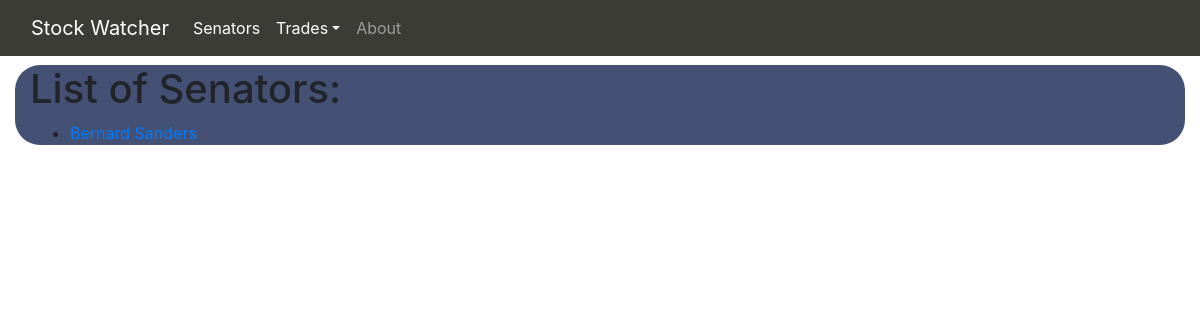
The app's page /senators/, older data.
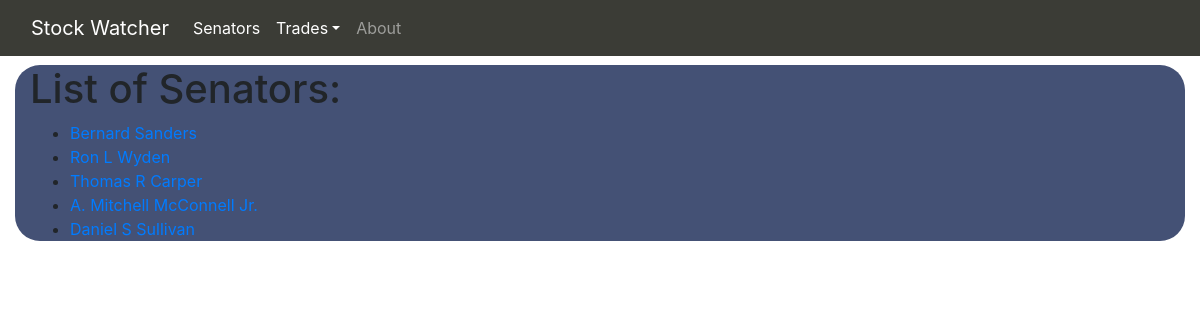
The same page, newer data.
### stocks/models.py (models this page shows)
class Senator(models.Model):
    class Answer(models.TextChoices):
        NO = 'N'
        YES = 'Y'
    class PartyChoices(models.TextChoices):
        REPUBLICAN = 'R'
        DEMOCRAT = 'D'
        INDEPENDENT = 'I'
    first_name = models.CharField(max_length=50)
    last_name = models.CharField(max_length=50)
    def __str__(self):
        return f'{self.first_name} {self.last_name}'

### stocks/views.py (the view)
# urls.py: path('senators/', views.senators, name='senators'),
def senators(request):
    context = {'senators': Senator.objects.all()}
    return render(request, 'stocks/senators.html', context)

### stocks/templates/stocks/senators.html
{% extends 'stocks/base.html' %}
{% block content %}
<div class="container-fluid content">
	<div class="col" style="background-color: #445175; width: inherit; border-radius: 25px;">
		<h1>List of Senators: </h1>
		<ul>
			{% for senator in senators %}
			<li><a href='/senator/{{ senator.id }}'>{{ senator }}</a></li>
			{% endfor %}
		</ul>
	</div>
</div>
{% endblock content %}

Row changes from the older to the newer data that the page shows:
added Senator: first_name+last_name "Ron L Wyden"
added Senator: first_name+last_name "Thomas R Carper"
added Senator: first_name+last_name "A. Mitchell McConnell Jr."
added Senator: first_name+last_name "Daniel S Sullivan"
